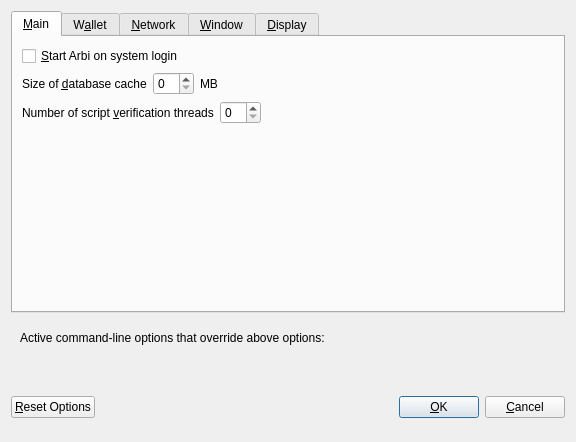
<?xml version="1.0" encoding="UTF-8"?>
<ui version="4.0">
 <class>OptionsDialog</class>
 <widget class="QDialog" name="OptionsDialog">
  <property name="geometry">
   <rect>
    <x>0</x>
    <y>0</y>
    <width>576</width>
    <height>442</height>
   </rect>
  </property>
  <property name="windowTitle">
   <string>Options</string>
  </property>
  <property name="modal">
   <bool>true</bool>
  </property>
  <layout class="QVBoxLayout" name="verticalLayout">
   <item>
    <widget class="QTabWidget" name="tabWidget">
     <property name="currentIndex">
      <number>0</number>
     </property>
     <widget class="QWidget" name="tabMain">
      <attribute name="title">
       <string>&amp;Main</string>
      </attribute>
      <layout class="QVBoxLayout" name="verticalLayout_Main">
       <item>
        <widget class="QCheckBox" name="bitcoinAtStartup">
         <property name="toolTip">
          <string>Automatically start Arbi after logging in to the system.</string>
         </property>
         <property name="text">
          <string>&amp;Start Arbi on system login</string>
         </property>
        </widget>
       </item>
       <item>
        <layout class="QHBoxLayout" name="horizontalLayout_2_Main">
         <item>
          <widget class="QLabel" name="databaseCacheLabel">
           <property name="text">
            <string>Size of &amp;database cache</string>
           </property>
           <property name="textFormat">
            <enum>Qt::PlainText</enum>
           </property>
           <property name="buddy">
            <cstring>databaseCache</cstring>
           </property>
          </widget>
         </item>
         <item>
          <widget class="QSpinBox" name="databaseCache"/>
         </item>
         <item>
          <widget class="QLabel" name="databaseCacheUnitLabel">
           <property name="text">
            <string>MB</string>
           </property>
           <property name="textFormat">
            <enum>Qt::PlainText</enum>
           </property>
          </widget>
         </item>
         <item>
          <spacer name="horizontalSpacer_2_Main">
           <property name="orientation">
            <enum>Qt::Horizontal</enum>
           </property>
           <property name="sizeHint" stdset="0">
            <size>
             <width>40</width>
             <height>20</height>
            </size>
           </property>
          </spacer>
         </item>
        </layout>
       </item>
       <item>
        <layout class="QHBoxLayout" name="horizontalLayout_3_Main">
         <item>
          <widget class="QLabel" name="threadsScriptVerifLabel">
           <property name="text">
            <string>Number of script &amp;verification threads</string>
           </property>
           <property name="textFormat">
            <enum>Qt::PlainText</enum>
           </property>
           <property name="buddy">
            <cstring>threadsScriptVerif</cstring>
           </property>
          </widget>
         </item>
         <item>
          <widget class="QSpinBox" name="threadsScriptVerif">
           <property name="toolTip">
            <string>(0 = auto, &lt;0 = leave that many cores free)</string>
           </property>
          </widget>
         </item>
         <item>
          <spacer name="horizontalSpacer_3_Main">
           <property name="orientation">
            <enum>Qt::Horizontal</enum>
           </property>
           <property name="sizeHint" stdset="0">
            <size>
             <width>40</width>
             <height>20</height>
            </size>
           </property>
          </spacer>
         </item>
        </layout>
       </item>
       <item>
        <spacer name="verticalSpacer_2">
         <property name="orientation">
          <enum>Qt::Vertical</enum>
         </property>
         <property name="sizeHint" stdset="0">
          <size>
           <width>20</width>
           <height>40</height>
          </size>
         </property>
        </spacer>
       </item>
      </layout>
     </widget>
     <widget class="QWidget" name="tabWallet">
      <attribute name="title">
       <string>W&amp;allet</string>
      </attribute>
      <layout class="QVBoxLayout" name="verticalLayout_Wallet">
       <item>
        <layout class="QHBoxLayout" name="horizontalLayout_2_Wallet">
         <item>
          <widget class="QLabel" name="labelStakeSplitThresholdText">
           <property name="text">
            <string>Stake split threshold:</string>
           </property>
          </widget>
         </item>
         <item>
          <widget class="QSpinBox" name="spinBoxStakeSplitThreshold">
           <property name="minimum">
            <number>1</number>
           </property>
           <property name="maximum">
            <number>999999</number>
           </property>
          </widget>
         </item>
        </layout>
       </item>
       <item>
        <widget class="QGroupBox" name="groupBox">
         <property name="title">
          <string>Expert</string>
         </property>
         <layout class="QVBoxLayout" name="verticalLayout_2">
          <item>
           <widget class="QCheckBox" name="coinControlFeatures">
            <property name="toolTip">
             <string>Whether to show coin control features or not.</string>
            </property>
            <property name="text">
             <string>Enable coin &amp;control features</string>
            </property>
           </widget>
          </item>
          <item>
           <widget class="QCheckBox" name="showMasternodesTab">
            <property name="toolTip">
             <string>Show additional tab listing all your masternodes in first sub-tab&lt;br/&gt;and all masternodes on the network in second sub-tab.</string>
            </property>
            <property name="text">
             <string>Show Masternodes Tab</string>
            </property>
           </widget>
          </item>
          <item>
           <widget class="QCheckBox" name="spendZeroConfChange">
            <property name="toolTip">
             <string>If you disable the spending of unconfirmed change, the change from a transaction&lt;br/&gt;cannot be used until that transaction has at least one confirmation.&lt;br/&gt;This also affects how your balance is computed.</string>
            </property>
            <property name="text">
             <string>&amp;Spend unconfirmed change</string>
            </property>
           </widget>
          </item>
         </layout>
        </widget>
       </item>
       <item>
        <spacer name="verticalSpacer_Wallet">
         <property name="orientation">
          <enum>Qt::Vertical</enum>
         </property>
         <property name="sizeHint" stdset="0">
          <size>
           <width>20</width>
           <height>40</height>
          </size>
         </property>
        </spacer>
       </item>
      </layout>
     </widget>
     <widget class="QWidget" name="tabNetwork">
      <attribute name="title">
       <string>&amp;Network</string>
      </attribute>
      <layout class="QVBoxLayout" name="verticalLayout_Network">
       <item>
        <widget class="QCheckBox" name="mapPortUpnp">
         <property name="toolTip">
          <string>Automatically open the Arbi client port on the router. This only works when your router supports UPnP and it is enabled.</string>
         </property>
         <property name="text">
          <string>Map port using &amp;UPnP</string>
         </property>
        </widget>
       </item>
       <item>
        <widget class="QCheckBox" name="allowIncoming">
         <property name="toolTip">
          <string>Accept connections from outside</string>
         </property>
         <property name="text">
          <string>Allow incoming connections</string>
         </property>
        </widget>
       </item>
       <item>
        <widget class="QCheckBox" name="connectSocks">
         <property name="toolTip">
          <string>Connect to the Arbi network through a SOCKS5 proxy.</string>
         </property>
         <property name="text">
          <string>&amp;Connect through SOCKS5 proxy (default proxy):</string>
         </property>
        </widget>
       </item>
       <item>
        <layout class="QHBoxLayout" name="horizontalLayout_1_Network">
         <item>
          <widget class="QLabel" name="proxyIpLabel">
           <property name="text">
            <string>Proxy &amp;IP:</string>
           </property>
           <property name="textFormat">
            <enum>Qt::PlainText</enum>
           </property>
           <property name="buddy">
            <cstring>proxyIp</cstring>
           </property>
          </widget>
         </item>
         <item>
          <widget class="QValidatedLineEdit" name="proxyIp">
           <property name="minimumSize">
            <size>
             <width>140</width>
             <height>0</height>
            </size>
           </property>
           <property name="maximumSize">
            <size>
             <width>140</width>
             <height>16777215</height>
            </size>
           </property>
           <property name="toolTip">
            <string>IP address of the proxy (e.g. IPv4: 127.0.0.1 / IPv6: ::1)</string>
           </property>
          </widget>
         </item>
         <item>
          <widget class="QLabel" name="proxyPortLabel">
           <property name="text">
            <string>&amp;Port:</string>
           </property>
           <property name="textFormat">
            <enum>Qt::PlainText</enum>
           </property>
           <property name="buddy">
            <cstring>proxyPort</cstring>
           </property>
          </widget>
         </item>
         <item>
          <widget class="QLineEdit" name="proxyPort">
           <property name="minimumSize">
            <size>
             <width>55</width>
             <height>0</height>
            </size>
           </property>
           <property name="maximumSize">
            <size>
             <width>55</width>
             <height>16777215</height>
            </size>
           </property>
           <property name="toolTip">
            <string>Port of the proxy (e.g. 9050)</string>
           </property>
          </widget>
         </item>
         <item>
          <spacer name="horizontalSpacer_1_Network">
           <property name="orientation">
            <enum>Qt::Horizontal</enum>
           </property>
           <property name="sizeHint" stdset="0">
            <size>
             <width>40</width>
             <height>20</height>
            </size>
           </property>
          </spacer>
         </item>
        </layout>
       </item>
       <item>
        <spacer name="verticalSpacer_Network">
         <property name="orientation">
          <enum>Qt::Vertical</enum>
         </property>
         <property name="sizeHint" stdset="0">
          <size>
           <width>20</width>
           <height>40</height>
          </size>
         </property>
        </spacer>
       </item>
      </layout>
     </widget>
     <widget class="QWidget" name="tabWindow">
      <attribute name="title">
       <string>&amp;Window</string>
      </attribute>
      <layout class="QVBoxLayout" name="verticalLayout_Window">
       <item>
        <widget class="QCheckBox" name="minimizeToTray">
         <property name="toolTip">
          <string>Show only a tray icon after minimizing the window.</string>
         </property>
         <property name="text">
          <string>&amp;Minimize to the tray instead of the taskbar</string>
         </property>
        </widget>
       </item>
       <item>
        <widget class="QCheckBox" name="minimizeOnClose">
         <property name="toolTip">
          <string>Minimize instead of exit the application when the window is closed. When this option is enabled, the application will be closed only after selecting Quit in the menu.</string>
         </property>
         <property name="text">
          <string>M&amp;inimize on close</string>
         </property>
        </widget>
       </item>
       <item>
        <spacer name="verticalSpacer_Window">
         <property name="orientation">
          <enum>Qt::Vertical</enum>
         </property>
         <property name="sizeHint" stdset="0">
          <size>
           <width>20</width>
           <height>40</height>
          </size>
         </property>
        </spacer>
       </item>
      </layout>
     </widget>
     <widget class="QWidget" name="tabDisplay">
      <attribute name="title">
       <string>&amp;Display</string>
      </attribute>
      <layout class="QVBoxLayout" name="verticalLayout_Display">
       <item>
        <layout class="QHBoxLayout" name="horizontalLayout_1_Display">
         <item>
          <widget class="QLabel" name="langLabel">
           <property name="text">
            <string>User Interface &amp;language:</string>
           </property>
           <property name="textFormat">
            <enum>Qt::PlainText</enum>
           </property>
           <property name="buddy">
            <cstring>lang</cstring>
           </property>
          </widget>
         </item>
         <item>
          <widget class="QValueComboBox" name="lang">
           <property name="toolTip">
            <string>The user interface language can be set here. This setting will take effect after restarting Arbi.</string>
           </property>
          </widget>
         </item>
        </layout>
       </item>
       <item>
        <widget class="Line" name="line">
         <property name="orientation">
          <enum>Qt::Horizontal</enum>
         </property>
        </widget>
       </item>
       <item>
        <layout class="QHBoxLayout" name="horizontalLayout_2_Display">
         <item>
          <widget class="QLabel" name="unitLabel">
           <property name="text">
            <string>&amp;Unit to show amounts in:</string>
           </property>
           <property name="textFormat">
            <enum>Qt::PlainText</enum>
           </property>
           <property name="buddy">
            <cstring>unit</cstring>
           </property>
          </widget>
         </item>
         <item>
          <widget class="QValueComboBox" name="unit">
           <property name="toolTip">
            <string>Choose the default subdivision unit to show in the interface and when sending coins.</string>
           </property>
          </widget>
         </item>
        </layout>
       </item>
       <item>
        <layout class="QHBoxLayout" name="horizontalLayout_5_Display">
         <item>
          <widget class="QLabel" name="digitsLabel">
           <property name="text">
            <string>Decimal digits</string>
           </property>
          </widget>
         </item>
         <item>
          <widget class="QValueComboBox" name="digits"/>
         </item>
        </layout>
       </item>
       <item>
        <layout class="QHBoxLayout" name="horizontalLayout_3_Display">
         <item>
          <widget class="QLabel" name="thirdPartyTxUrlsLabel">
           <property name="toolTip">
            <string>Third party URLs (e.g. a block explorer) that appear in the transactions tab as context menu items. %s in the URL is replaced by transaction hash. Multiple URLs are separated by vertical bar |.</string>
           </property>
           <property name="text">
            <string>Third party transaction URLs</string>
           </property>
           <property name="buddy">
            <cstring>thirdPartyTxUrls</cstring>
           </property>
          </widget>
         </item>
         <item>
          <widget class="QLineEdit" name="thirdPartyTxUrls">
           <property name="toolTip">
            <string>Third party URLs (e.g. a block explorer) that appear in the transactions tab as context menu items. %s in the URL is replaced by transaction hash. Multiple URLs are separated by vertical bar |.</string>
           </property>
          </widget>
         </item>
        </layout>
       </item>
       <item>
        <spacer name="verticalSpacer">
         <property name="orientation">
          <enum>Qt::Vertical</enum>
         </property>
         <property name="sizeHint" stdset="0">
          <size>
           <width>20</width>
           <height>40</height>
          </size>
         </property>
        </spacer>
       </item>
      </layout>
     </widget>
    </widget>
   </item>
   <item>
    <widget class="QFrame" name="frame">
     <layout class="QVBoxLayout" name="verticalLayout_Bottom">
      <item>
       <layout class="QHBoxLayout" name="horizontalLayout_Bottom">
        <item>
         <widget class="QLabel" name="overriddenByCommandLineInfoLabel">
          <property name="text">
           <string>Active command-line options that override above options:</string>
          </property>
          <property name="textFormat">
           <enum>Qt::PlainText</enum>
          </property>
         </widget>
        </item>
        <item>
         <spacer name="horizontalSpacer_Bottom">
          <property name="orientation">
           <enum>Qt::Horizontal</enum>
          </property>
          <property name="sizeHint" stdset="0">
           <size>
            <width>40</width>
            <height>20</height>
           </size>
          </property>
         </spacer>
        </item>
       </layout>
      </item>
      <item>
       <widget class="QLabel" name="overriddenByCommandLineLabel">
        <property name="text">
         <string/>
        </property>
        <property name="textFormat">
         <enum>Qt::PlainText</enum>
        </property>
        <property name="wordWrap">
         <bool>true</bool>
        </property>
       </widget>
      </item>
     </layout>
    </widget>
   </item>
   <item>
    <layout class="QHBoxLayout" name="horizontalLayout_Buttons">
     <item>
      <widget class="QPushButton" name="resetButton">
       <property name="toolTip">
        <string>Reset all client options to default.</string>
       </property>
       <property name="text">
        <string>&amp;Reset Options</string>
       </property>
       <property name="autoDefault">
        <bool>false</bool>
       </property>
      </widget>
     </item>
     <item>
      <spacer name="horizontalSpacer_1">
       <property name="orientation">
        <enum>Qt::Horizontal</enum>
       </property>
       <property name="sizeHint" stdset="0">
        <size>
         <width>40</width>
         <height>48</height>
        </size>
       </property>
      </spacer>
     </item>
     <item>
      <widget class="QLabel" name="statusLabel">
       <property name="minimumSize">
        <size>
         <width>200</width>
         <height>0</height>
        </size>
       </property>
       <property name="font">
        <font>
         <weight>75</weight>
         <bold>true</bold>
        </font>
       </property>
       <property name="text">
        <string/>
       </property>
       <property name="textFormat">
        <enum>Qt::PlainText</enum>
       </property>
       <property name="wordWrap">
        <bool>true</bool>
       </property>
      </widget>
     </item>
     <item>
      <spacer name="horizontalSpacer_2">
       <property name="orientation">
        <enum>Qt::Horizontal</enum>
       </property>
       <property name="sizeHint" stdset="0">
        <size>
         <width>40</width>
         <height>48</height>
        </size>
       </property>
      </spacer>
     </item>
     <item>
      <widget class="QPushButton" name="okButton">
       <property name="text">
        <string>&amp;OK</string>
       </property>
       <property name="autoDefault">
        <bool>false</bool>
       </property>
       <property name="default">
        <bool>true</bool>
       </property>
      </widget>
     </item>
     <item>
      <widget class="QPushButton" name="cancelButton">
       <property name="text">
        <string>&amp;Cancel</string>
       </property>
       <property name="autoDefault">
        <bool>false</bool>
       </property>
      </widget>
     </item>
    </layout>
   </item>
  </layout>
 </widget>
 <customwidgets>
  <customwidget>
   <class>QValidatedLineEdit</class>
   <extends>QLineEdit</extends>
   <header>qvalidatedlineedit.h</header>
  </customwidget>
  <customwidget>
   <class>QValueComboBox</class>
   <extends>QComboBox</extends>
   <header>qvaluecombobox.h</header>
  </customwidget>
 </customwidgets>
 <resources/>
 <connections/>
</ui>
